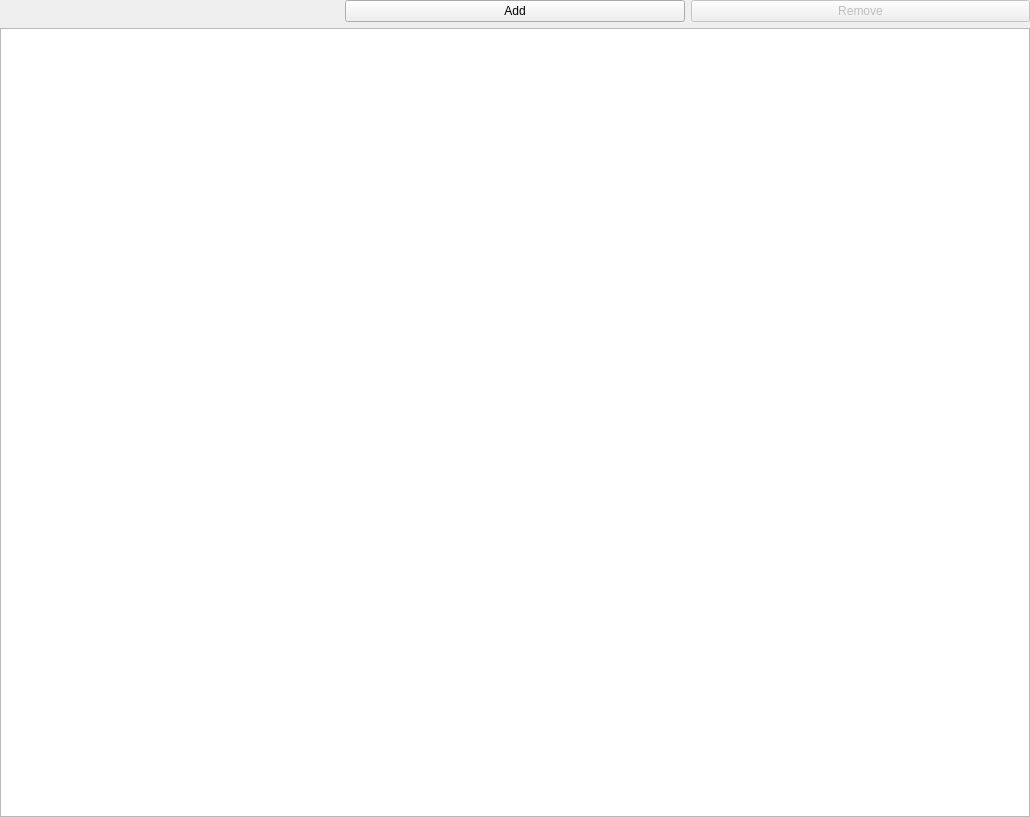
<?xml version="1.0" encoding="UTF-8"?>
<ui version="4.0">
 <class>IncludesWidget</class>
 <widget class="QWidget" name="IncludesWidget">
  <property name="geometry">
   <rect>
    <x>0</x>
    <y>0</y>
    <width>1030</width>
    <height>817</height>
   </rect>
  </property>
  <layout class="QVBoxLayout" name="widgetLayout">
   <property name="margin">
    <number>0</number>
   </property>
   <item>
    <layout class="QHBoxLayout" name="horizontalLayout_3">
     <item>
      <widget class="KUrlRequester" name="includePathRequester">
       <property name="toolTip">
        <string>Add the currently displayed URL to the list of includes if it is not in the list yet.</string>
       </property>
       <property name="clickMessage">
        <string>A new include path to use for parsing files under given directory</string>
       </property>
      </widget>
     </item>
     <item>
      <widget class="KPushButton" name="addIncludePath">
       <property name="enabled">
        <bool>true</bool>
       </property>
       <property name="toolTip">
        <string>Create a new include path entry from this URL.</string>
       </property>
       <property name="text">
        <string>Add</string>
       </property>
       <property name="icon">
        <iconset theme="list-add">
         <normaloff/>
        </iconset>
       </property>
      </widget>
     </item>
     <item>
      <widget class="KPushButton" name="removeIncludePath">
       <property name="enabled">
        <bool>false</bool>
       </property>
       <property name="toolTip">
        <string>Delete current include path entry.</string>
       </property>
       <property name="text">
        <string>Remove</string>
       </property>
       <property name="icon">
        <iconset theme="list-remove">
         <normaloff/>
        </iconset>
       </property>
      </widget>
     </item>
    </layout>
   </item>
   <item>
    <widget class="QListView" name="includePaths">
     <property name="sizePolicy">
      <sizepolicy hsizetype="Expanding" vsizetype="Expanding">
       <horstretch>0</horstretch>
       <verstretch>8</verstretch>
      </sizepolicy>
     </property>
     <property name="selectionBehavior">
      <enum>QAbstractItemView::SelectRows</enum>
     </property>
    </widget>
   </item>
  </layout>
 </widget>
 <customwidgets>
  <customwidget>
   <class>KPushButton</class>
   <extends>QPushButton</extends>
   <header>kpushbutton.h</header>
  </customwidget>
  <customwidget>
   <class>KUrlRequester</class>
   <extends>QFrame</extends>
   <header>kurlrequester.h</header>
  </customwidget>
 </customwidgets>
 <resources/>
 <connections/>
</ui>
